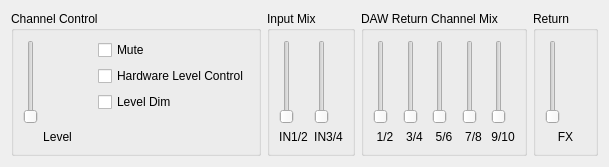
       <widget class="QWidget" name="tab" >
        <attribute name="title" >
         <string>Out1/2</string>
        </attribute>
        <layout class="QGridLayout" >
         <item row="0" column="0" >
          <layout class="QHBoxLayout" >
           <item>
            <widget class="QGroupBox" name="groupOut12_1" >
             <property name="sizePolicy" >
              <sizepolicy vsizetype="Preferred" hsizetype="Preferred" >
               <horstretch>0</horstretch>
               <verstretch>0</verstretch>
              </sizepolicy>
             </property>
             <property name="minimumSize" >
              <size>
               <width>250</width>
               <height>0</height>
              </size>
             </property>
             <property name="title" >
              <string>Channel Control</string>
             </property>
             <layout class="QGridLayout" >
              <item rowspan="2" row="0" column="0" >
               <layout class="QVBoxLayout" >
                <item>
                 <widget class="QSlider" name="sldOut12Level" >
                  <property name="minimum" >
                   <number>0</number>
                  </property>
                  <property name="maximum" >
                   <number>127</number>
                  </property>
                  <property name="singleStep" >
                   <number>1</number>
                  </property>
                  <property name="pageStep" >
                   <number>16</number>
                  </property>
                  <property name="orientation" >
                   <enum>Qt::Vertical</enum>
                  </property>
                  <property name="tickInterval" >
                   <number>32</number>
                  </property>
                 </widget>
                </item>
                <item>
                 <widget class="QLabel" name="txtOut12Lvl" >
                  <property name="text" >
                   <string>Level</string>
                  </property>
                  <property name="alignment" >
                   <set>Qt::AlignCenter</set>
                  </property>
                  <property name="wordWrap" >
                   <bool>false</bool>
                  </property>
                 </widget>
                </item>
               </layout>
              </item>
              <item row="0" column="1" >
               <layout class="QVBoxLayout" >
                <item>
                 <widget class="QCheckBox" name="chkOut12Mute" >
                  <property name="text" >
                   <string>Mute</string>
                  </property>
                 </widget>
                </item>
                <item>
                 <widget class="QCheckBox" name="chkOut12HwCtrl" >
                  <property name="text" >
                   <string>Hardware Level Control</string>
                  </property>
                 </widget>
                </item>
                <item>
                 <widget class="QCheckBox" name="chkOut12Dim" >
                  <property name="text" >
                   <string>Level Dim</string>
                  </property>
                 </widget>
                </item>
               </layout>
              </item>
              <item row="1" column="1" >
               <spacer>
                <property name="orientation" >
                 <enum>Qt::Vertical</enum>
                </property>
                <property name="sizeType" >
                 <enum>QSizePolicy::Expanding</enum>
                </property>
                <property name="sizeHint" >
                 <size>
                  <width>20</width>
                  <height>31</height>
                 </size>
                </property>
               </spacer>
              </item>
             </layout>
            </widget>
           </item>
           <item>
            <widget class="QGroupBox" name="groupOut12_2" >
             <property name="title" >
              <string>Input Mix</string>
             </property>
             <layout class="QHBoxLayout" >
              <item>
               <layout class="QVBoxLayout" >
                <item>
                 <widget class="QSlider" name="sldIN12Out12" >
                  <property name="minimum" >
                   <number>0</number>
                  </property>
                  <property name="maximum" >
                   <number>32767</number>
                  </property>
                  <property name="singleStep" >
                   <number>10000</number>
                  </property>
                  <property name="pageStep" >
                   <number>1000</number>
                  </property>
                  <property name="orientation" >
                   <enum>Qt::Vertical</enum>
                  </property>
                  <property name="tickInterval" >
                   <number>10000</number>
                  </property>
                 </widget>
                </item>
                <item>
                 <widget class="QLabel" name="txtOut12In12" >
                  <property name="text" >
                   <string>IN1/2</string>
                  </property>
                  <property name="alignment" >
                   <set>Qt::AlignCenter</set>
                  </property>
                  <property name="wordWrap" >
                   <bool>false</bool>
                  </property>
                 </widget>
                </item>
               </layout>
              </item>
              <item>
               <layout class="QVBoxLayout" >
                <item>
                 <widget class="QSlider" name="sldIN34Out12" >
                  <property name="minimum" >
                   <number>0</number>
                  </property>
                  <property name="maximum" >
                   <number>32767</number>
                  </property>
                  <property name="singleStep" >
                   <number>10000</number>
                  </property>
                  <property name="pageStep" >
                   <number>1000</number>
                  </property>
                  <property name="orientation" >
                   <enum>Qt::Vertical</enum>
                  </property>
                  <property name="tickInterval" >
                   <number>10000</number>
                  </property>
                 </widget>
                </item>
                <item>
                 <widget class="QLabel" name="txtOut12In34" >
                  <property name="text" >
                   <string>IN3/4</string>
                  </property>
                  <property name="alignment" >
                   <set>Qt::AlignCenter</set>
                  </property>
                  <property name="wordWrap" >
                   <bool>false</bool>
                  </property>
                 </widget>
                </item>
               </layout>
              </item>
             </layout>
            </widget>
           </item>
           <item>
            <widget class="QGroupBox" name="groupOut12_3" >
             <property name="title" >
              <string>DAW Return Channel Mix</string>
             </property>
             <layout class="QHBoxLayout" >
              <item>
               <layout class="QVBoxLayout" >
                <item>
                 <widget class="QSlider" name="sldPC12Out12" >
                  <property name="minimum" >
                   <number>0</number>
                  </property>
                  <property name="maximum" >
                   <number>32767</number>
                  </property>
                  <property name="singleStep" >
                   <number>10000</number>
                  </property>
                  <property name="pageStep" >
                   <number>1000</number>
                  </property>
                  <property name="orientation" >
                   <enum>Qt::Vertical</enum>
                  </property>
                  <property name="tickInterval" >
                   <number>10000</number>
                  </property>
                 </widget>
                </item>
                <item>
                 <widget class="QLabel" name="txtOut12PC12" >
                  <property name="text" >
                   <string>1/2</string>
                  </property>
                  <property name="alignment" >
                   <set>Qt::AlignCenter</set>
                  </property>
                  <property name="wordWrap" >
                   <bool>false</bool>
                  </property>
                 </widget>
                </item>
               </layout>
              </item>
              <item>
               <layout class="QVBoxLayout" >
                <item>
                 <widget class="QSlider" name="sldPC34Out12" >
                  <property name="minimum" >
                   <number>0</number>
                  </property>
                  <property name="maximum" >
                   <number>32767</number>
                  </property>
                  <property name="singleStep" >
                   <number>10000</number>
                  </property>
                  <property name="pageStep" >
                   <number>1000</number>
                  </property>
                  <property name="orientation" >
                   <enum>Qt::Vertical</enum>
                  </property>
                  <property name="tickInterval" >
                   <number>10000</number>
                  </property>
                 </widget>
                </item>
                <item>
                 <widget class="QLabel" name="txtOut12PC34" >
                  <property name="text" >
                   <string>3/4</string>
                  </property>
                  <property name="alignment" >
                   <set>Qt::AlignCenter</set>
                  </property>
                  <property name="wordWrap" >
                   <bool>false</bool>
                  </property>
                 </widget>
                </item>
               </layout>
              </item>
              <item>
               <layout class="QVBoxLayout" >
                <item>
                 <widget class="QSlider" name="sldPC56Out12" >
                  <property name="minimum" >
                   <number>0</number>
                  </property>
                  <property name="maximum" >
                   <number>32767</number>
                  </property>
                  <property name="singleStep" >
                   <number>10000</number>
                  </property>
                  <property name="pageStep" >
                   <number>1000</number>
                  </property>
                  <property name="orientation" >
                   <enum>Qt::Vertical</enum>
                  </property>
                  <property name="tickInterval" >
                   <number>10000</number>
                  </property>
                 </widget>
                </item>
                <item>
                 <widget class="QLabel" name="txtOut12PC56" >
                  <property name="text" >
                   <string>5/6</string>
                  </property>
                  <property name="alignment" >
                   <set>Qt::AlignCenter</set>
                  </property>
                  <property name="wordWrap" >
                   <bool>false</bool>
                  </property>
                 </widget>
                </item>
               </layout>
              </item>
              <item>
               <layout class="QVBoxLayout" >
                <item>
                 <widget class="QSlider" name="sldPC78Out12" >
                  <property name="minimum" >
                   <number>0</number>
                  </property>
                  <property name="maximum" >
                   <number>32767</number>
                  </property>
                  <property name="singleStep" >
                   <number>10000</number>
                  </property>
                  <property name="pageStep" >
                   <number>1000</number>
                  </property>
                  <property name="orientation" >
                   <enum>Qt::Vertical</enum>
                  </property>
                  <property name="tickInterval" >
                   <number>10000</number>
                  </property>
                 </widget>
                </item>
                <item>
                 <widget class="QLabel" name="txtOut12PC78" >
                  <property name="text" >
                   <string>7/8</string>
                  </property>
                  <property name="alignment" >
                   <set>Qt::AlignCenter</set>
                  </property>
                  <property name="wordWrap" >
                   <bool>false</bool>
                  </property>
                 </widget>
                </item>
               </layout>
              </item>
              <item>
               <layout class="QVBoxLayout" >
                <item>
                 <widget class="QSlider" name="sldPC910Out12" >
                  <property name="minimum" >
                   <number>0</number>
                  </property>
                  <property name="maximum" >
                   <number>32767</number>
                  </property>
                  <property name="singleStep" >
                   <number>10000</number>
                  </property>
                  <property name="pageStep" >
                   <number>1000</number>
                  </property>
                  <property name="orientation" >
                   <enum>Qt::Vertical</enum>
                  </property>
                  <property name="tickInterval" >
                   <number>10000</number>
                  </property>
                 </widget>
                </item>
                <item>
                 <widget class="QLabel" name="txtOut12PC910" >
                  <property name="text" >
                   <string>9/10</string>
                  </property>
                  <property name="alignment" >
                   <set>Qt::AlignCenter</set>
                  </property>
                  <property name="wordWrap" >
                   <bool>false</bool>
                  </property>
                 </widget>
                </item>
               </layout>
              </item>
             </layout>
            </widget>
           </item>
           <item>
            <widget class="QGroupBox" name="groupOut12_4" >
             <property name="title" >
              <string>Return</string>
             </property>
             <layout class="QGridLayout" >
              <item row="0" column="0" >
               <layout class="QVBoxLayout" >
                <item>
                 <widget class="QSlider" name="sldFXOut12" >
                  <property name="minimum" >
                   <number>0</number>
                  </property>
                  <property name="maximum" >
                   <number>32767</number>
                  </property>
                  <property name="singleStep" >
                   <number>10000</number>
                  </property>
                  <property name="pageStep" >
                   <number>1000</number>
                  </property>
                  <property name="orientation" >
                   <enum>Qt::Vertical</enum>
                  </property>
                  <property name="tickInterval" >
                   <number>10000</number>
                  </property>
                 </widget>
                </item>
                <item>
                 <widget class="QLabel" name="txtOut12In12_2" >
                  <property name="text" >
                   <string>FX</string>
                  </property>
                  <property name="alignment" >
                   <set>Qt::AlignCenter</set>
                  </property>
                  <property name="wordWrap" >
                   <bool>false</bool>
                  </property>
                 </widget>
                </item>
               </layout>
              </item>
             </layout>
            </widget>
           </item>
          </layout>
         </item>
        </layout>
       </widget>
